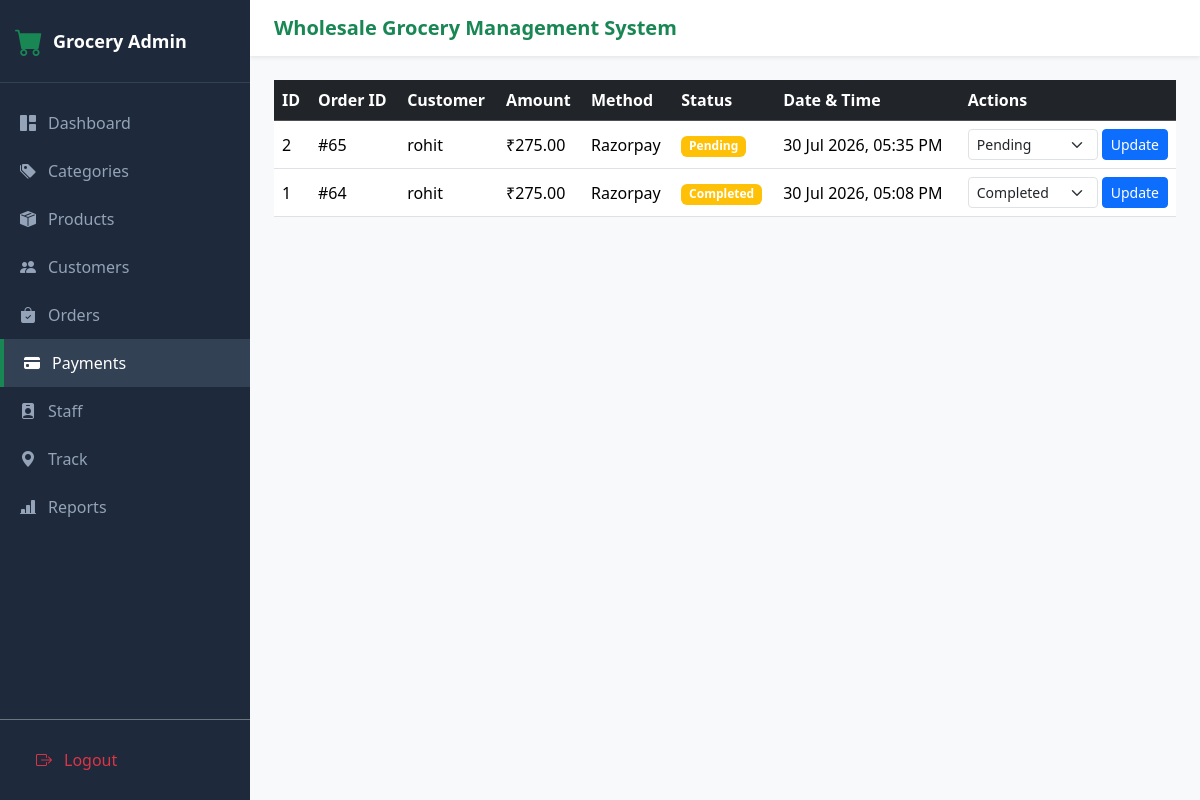
The app's page /admin-panel/payments (signed in), older data.
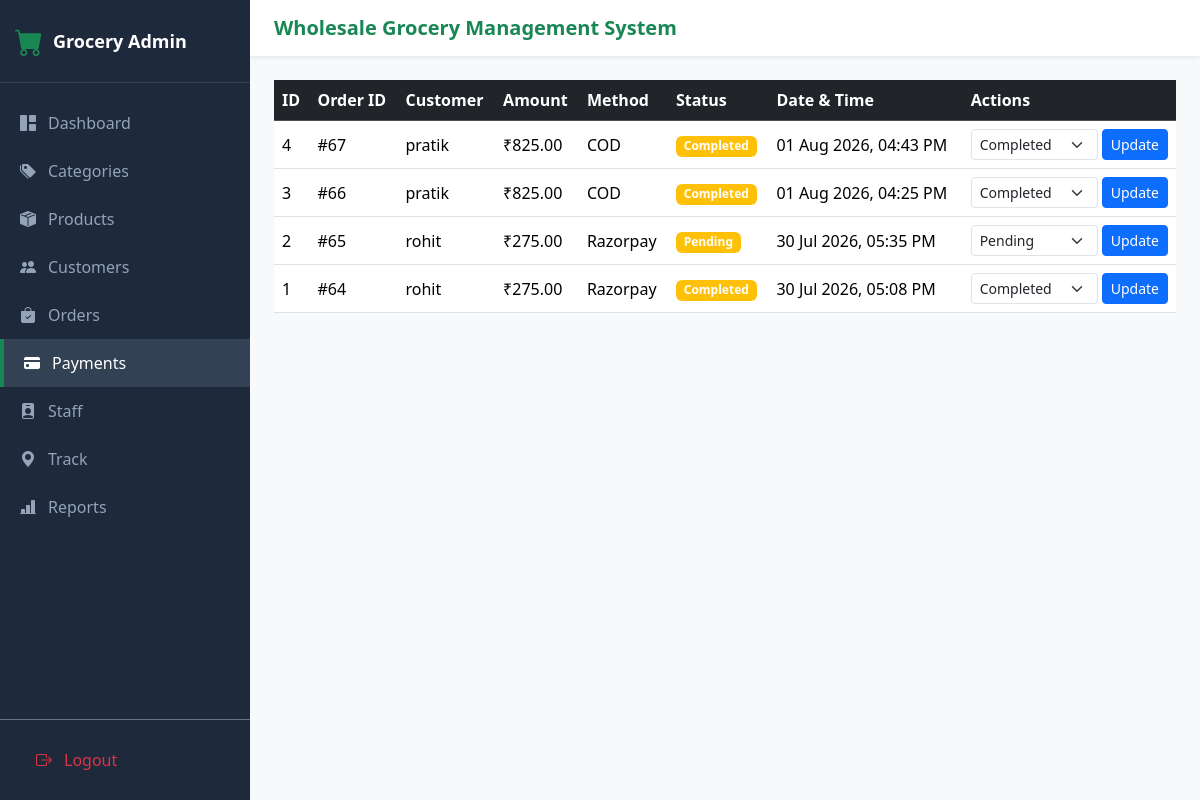
The same page, newer data.
### GroceryApp/models.py (models this page shows, shortened)
class Payment(models.Model):
    STATUS_CHOICES = [
        ('Pending','Pending'),
        ('Completed','Completed'),
        ('Failed','Failed'),
    ]
    order_id = models.CharField(max_length=100)
    customer_name = models.CharField(max_length=100)
    amount = models.DecimalField(max_digits=10,decimal_places=2)
    payment_method = models.CharField(max_length=50,default='UPI')
    status = models.CharField(max_length=20,choices=STATUS_CHOICES, default='Pending')
    created_at = models.DateTimeField(auto_now_add=True)

### GroceryApp/views.py (the view)
# urls.py: path("admin-panel/payments",views.manage_payments,name="manage_payments"),
def manage_payments(request):
    if not request.session.get('is_admin'):
        return redirect('/admin-login/')
    payments = Payment.objects.all().order_by('-created_at')
    return render(request,'admin/manage_payments.html',{'payments':payments})

### templates/admin/manage_payments.html (shortened to what this page needs)
{% extends 'admin/admin_base.html' %}
{% block content %}
        <table class="table align-middle">
    <thead class="table-dark">
        <tr>
            <th>ID</th>
            <th>Order ID</th>
            <th>Customer</th>
            <th>Amount</th>
            <th>Method</th>
            <th>Status</th>
            <th>Date & Time</th>
            <th>Actions</th>
        </tr>
    </thead>
    <tbody>
        {% for payment in payments %}
        <tr>
            <td>{{ payment.id }}</td>
            <td>{{ payment.order_id }}</td>
            <td>{{ payment.customer_name }}</td>
            <td>₹{{ payment.amount }}</td>
            <td>{{ payment.payment_method }}</td>
            <td>
                <span class="badge bg-warning">{{ payment.status }}</span>
            </td>
            <td>{{ payment.created_at|date:"d M Y, h:i A" }}</td>
            <td>
                <form method="POST" action="{% url 'update_payment' payment.id %}" class="d-flex gap-1">
                    <select name="status" class="form-select form-select-sm">
                        <option value="Pending" {% if payment.status == 'Pending' %}selected{% endif %}>Pending</option>
                        <option value="Completed" {% if payment.status == 'Completed' %}selected{% endif %}>Completed</option>
                    </select>
                    <button type="submit" class="btn btn-primary btn-sm">Update</button>
                </form>
            </td>
        </tr>
        {% empty %}
        <tr>
            <td colspan="8" class="text-center">No payment record found.</td>
        </tr>
        {% endfor %}
    </tbody>
</table>
{% endblock %}

Row changes from the older to the newer data that the page shows:
added Payment: id "4", order_id "#67", customer_name "pratik", amount "825.00", payment_method "COD", status "Completed", created_at "01 Aug 2026, 04:43 PM"
added Payment: id "3", order_id "#66", customer_name "pratik", amount "825.00", payment_method "COD", status "Completed", created_at "01 Aug 2026, 04:25 PM"
